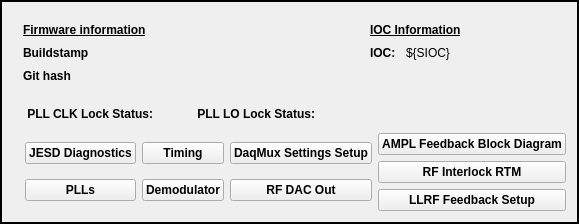
        <widget class="QFrame" name="frame_3">
         <property name="frameShape">
          <enum>QFrame::WinPanel</enum>
         </property>
         <property name="frameShadow">
          <enum>QFrame::Plain</enum>
         </property>
         <property name="lineWidth">
          <number>9</number>
         </property>
         <layout class="QGridLayout" name="gridLayout_8">
          <item row="1" column="0">
           <widget class="PyDMEmbeddedDisplay" name="PyDMEmbeddedDisplay">
            <property name="toolTip">
             <string/>
            </property>
            <property name="filename" stdset="0">
             <string>firmware_version.ui</string>
            </property>
           </widget>
          </item>
          <item row="1" column="2">
           <layout class="QGridLayout" name="gridLayout">
            <item row="0" column="0">
             <layout class="QHBoxLayout" name="horizontalLayout_5">
              <property name="spacing">
               <number>10</number>
              </property>
              <property name="leftMargin">
               <number>2</number>
              </property>
              <property name="topMargin">
               <number>2</number>
              </property>
              <property name="rightMargin">
               <number>2</number>
              </property>
              <item>
               <layout class="QHBoxLayout" name="horizontalLayout_9">
                <item>
                 <widget class="QLabel" name="label_6">
                  <property name="font">
                   <font>
                    <weight>75</weight>
                    <bold>true</bold>
                    <underline>false</underline>
                   </font>
                  </property>
                  <property name="text">
                   <string>PLL CLK Lock Status:</string>
                  </property>
                  <property name="alignment">
                   <set>Qt::AlignRight|Qt::AlignTrailing|Qt::AlignVCenter</set>
                  </property>
                 </widget>
                </item>
                <item>
                 <widget class="PyDMByteIndicator" name="PyDMByteIndicator_2">
                  <property name="sizePolicy">
                   <sizepolicy hsizetype="Preferred" vsizetype="Preferred">
                    <horstretch>0</horstretch>
                    <verstretch>0</verstretch>
                   </sizepolicy>
                  </property>
                  <property name="minimumSize">
                   <size>
                    <width>22</width>
                    <height>22</height>
                   </size>
                  </property>
                  <property name="maximumSize">
                   <size>
                    <width>22</width>
                    <height>24</height>
                   </size>
                  </property>
                  <property name="toolTip">
                   <string/>
                  </property>
                  <property name="channel" stdset="0">
                   <string>ca://${DEV}:CLOCK_LOCKSTATUS</string>
                  </property>
                  <property name="offColor" stdset="0">
                   <color>
                    <red>255</red>
                    <green>0</green>
                    <blue>0</blue>
                   </color>
                  </property>
                  <property name="orientation" stdset="0">
                   <enum>Qt::Vertical</enum>
                  </property>
                  <property name="showLabels" stdset="0">
                   <bool>false</bool>
                  </property>
                  <property name="circles" stdset="0">
                   <bool>true</bool>
                  </property>
                  <property name="labelPosition" stdset="0">
                   <enum>QTabWidget::West</enum>
                  </property>
                  <property name="labels" stdset="0">
                   <stringlist>
                    <string></string>
                   </stringlist>
                  </property>
                 </widget>
                </item>
               </layout>
              </item>
              <item>
               <layout class="QHBoxLayout" name="horizontalLayout_4" stretch="0,0,0">
                <property name="spacing">
                 <number>10</number>
                </property>
                <property name="leftMargin">
                 <number>2</number>
                </property>
                <property name="topMargin">
                 <number>2</number>
                </property>
                <property name="rightMargin">
                 <number>2</number>
                </property>
                <property name="bottomMargin">
                 <number>2</number>
                </property>
                <item>
                 <widget class="QLabel" name="label_5">
                  <property name="sizePolicy">
                   <sizepolicy hsizetype="Preferred" vsizetype="Preferred">
                    <horstretch>0</horstretch>
                    <verstretch>0</verstretch>
                   </sizepolicy>
                  </property>
                  <property name="font">
                   <font>
                    <weight>75</weight>
                    <bold>true</bold>
                   </font>
                  </property>
                  <property name="text">
                   <string>PLL LO Lock Status:</string>
                  </property>
                  <property name="alignment">
                   <set>Qt::AlignRight|Qt::AlignTrailing|Qt::AlignVCenter</set>
                  </property>
                 </widget>
                </item>
                <item>
                 <widget class="PyDMByteIndicator" name="PyDMByteIndicator">
                  <property name="sizePolicy">
                   <sizepolicy hsizetype="Fixed" vsizetype="Fixed">
                    <horstretch>0</horstretch>
                    <verstretch>0</verstretch>
                   </sizepolicy>
                  </property>
                  <property name="minimumSize">
                   <size>
                    <width>22</width>
                    <height>22</height>
                   </size>
                  </property>
                  <property name="maximumSize">
                   <size>
                    <width>22</width>
                    <height>22</height>
                   </size>
                  </property>
                  <property name="font">
                   <font>
                    <pointsize>9</pointsize>
                    <weight>50</weight>
                    <bold>false</bold>
                   </font>
                  </property>
                  <property name="toolTip">
                   <string/>
                  </property>
                  <property name="styleSheet">
                   <string notr="true"/>
                  </property>
                  <property name="channel" stdset="0">
                   <string>ca://${DEV}:LO_LOCKSTATUS</string>
                  </property>
                  <property name="offColor" stdset="0">
                   <color>
                    <red>255</red>
                    <green>0</green>
                    <blue>0</blue>
                   </color>
                  </property>
                  <property name="showLabels" stdset="0">
                   <bool>false</bool>
                  </property>
                  <property name="circles" stdset="0">
                   <bool>true</bool>
                  </property>
                  <property name="labelPosition" stdset="0">
                   <enum>QTabWidget::West</enum>
                  </property>
                  <property name="labels" stdset="0">
                   <stringlist>
                    <string></string>
                   </stringlist>
                  </property>
                 </widget>
                </item>
                <item>
                 <spacer name="horizontalSpacer_9">
                  <property name="orientation">
                   <enum>Qt::Horizontal</enum>
                  </property>
                  <property name="sizeHint" stdset="0">
                   <size>
                    <width>40</width>
                    <height>20</height>
                   </size>
                  </property>
                 </spacer>
                </item>
               </layout>
              </item>
             </layout>
            </item>
            <item row="1" column="0">
             <layout class="QHBoxLayout" name="horizontalLayout_8">
              <item>
               <layout class="QVBoxLayout" name="verticalLayout_11">
                <property name="topMargin">
                 <number>0</number>
                </property>
                <item>
                 <widget class="PyDMRelatedDisplayButton" name="PyDMRelatedDisplayButton_3">
                  <property name="font">
                   <font>
                    <weight>75</weight>
                    <bold>true</bold>
                   </font>
                  </property>
                  <property name="toolTip">
                   <string/>
                  </property>
                  <property name="text">
                   <string>JESD Diagnostics</string>
                  </property>
                  <property name="filenames" stdset="0">
                   <stringlist>
                    <string>jesd_pau.ui</string>
                   </stringlist>
                  </property>
                  <property name="openInNewWindow" stdset="0">
                   <bool>true</bool>
                  </property>
                 </widget>
                </item>
                <item>
                 <widget class="PyDMRelatedDisplayButton" name="PyDMRelatedDisplayButton_9">
                  <property name="font">
                   <font>
                    <weight>75</weight>
                    <bold>true</bold>
                   </font>
                  </property>
                  <property name="toolTip">
                   <string/>
                  </property>
                  <property name="text">
                   <string>PLLs</string>
                  </property>
                  <property name="filenames" stdset="0">
                   <stringlist>
                    <string>pll_pau.ui</string>
                   </stringlist>
                  </property>
                  <property name="openInNewWindow" stdset="0">
                   <bool>true</bool>
                  </property>
                 </widget>
                </item>
               </layout>
              </item>
              <item>
               <layout class="QVBoxLayout" name="verticalLayout_10">
                <property name="topMargin">
                 <number>0</number>
                </property>
                <item>
                 <widget class="PyDMRelatedDisplayButton" name="PyDMRelatedDisplayButton_2">
                  <property name="font">
                   <font>
                    <weight>75</weight>
                    <bold>true</bold>
                   </font>
                  </property>
                  <property name="toolTip">
                   <string/>
                  </property>
                  <property name="text">
                   <string>Timing</string>
                  </property>
                  <property name="alarmSensitiveContent" stdset="0">
                   <bool>false</bool>
                  </property>
                  <property name="alarmSensitiveBorder" stdset="0">
                   <bool>true</bool>
                  </property>
                  <property name="PyDMToolTip" stdset="0">
                   <string/>
                  </property>
                  <property name="channel" stdset="0">
                   <string/>
                  </property>
                  <property name="filenames" stdset="0">
                   <stringlist>
                    <string>xtcav_time_pau.ui</string>
                   </stringlist>
                  </property>
                  <property name="titles" stdset="0">
                   <stringlist/>
                  </property>
                  <property name="showIcon" stdset="0">
                   <bool>true</bool>
                  </property>
                  <property name="macros" stdset="0">
                   <stringlist>
                    <string>{}</string>
                   </stringlist>
                  </property>
                  <property name="openInNewWindow" stdset="0">
                   <bool>true</bool>
                  </property>
                  <property name="passwordProtected" stdset="0">
                   <bool>false</bool>
                  </property>
                  <property name="password" stdset="0">
                   <string/>
                  </property>
                  <property name="protectedPassword" stdset="0">
                   <string/>
                  </property>
                 </widget>
                </item>
                <item>
                 <widget class="PyDMRelatedDisplayButton" name="PyDMRelatedDisplayButton_8">
                  <property name="font">
                   <font>
                    <weight>75</weight>
                    <bold>true</bold>
                   </font>
                  </property>
                  <property name="toolTip">
                   <string/>
                  </property>
                  <property name="text">
                   <string>Demodulator</string>
                  </property>
                  <property name="filenames" stdset="0">
                   <stringlist>
                    <string>demodulator_pau.ui</string>
                   </stringlist>
                  </property>
                  <property name="openInNewWindow" stdset="0">
                   <bool>true</bool>
                  </property>
                 </widget>
                </item>
               </layout>
              </item>
              <item>
               <layout class="QVBoxLayout" name="verticalLayout_9">
                <property name="topMargin">
                 <number>0</number>
                </property>
                <item>
                 <widget class="PyDMRelatedDisplayButton" name="PyDMRelatedDisplayButton">
                  <property name="font">
                   <font>
                    <weight>75</weight>
                    <bold>true</bold>
                   </font>
                  </property>
                  <property name="toolTip">
                   <string/>
                  </property>
                  <property name="text">
                   <string>DaqMux Settings Setup</string>
                  </property>
                  <property name="filenames" stdset="0">
                   <stringlist>
                    <string>converters_settings_pau.ui</string>
                   </stringlist>
                  </property>
                  <property name="openInNewWindow" stdset="0">
                   <bool>true</bool>
                  </property>
                 </widget>
                </item>
                <item>
                 <widget class="PyDMRelatedDisplayButton" name="PyDMRelatedDisplayButton_7">
                  <property name="font">
                   <font>
                    <weight>75</weight>
                    <bold>true</bold>
                   </font>
                  </property>
                  <property name="toolTip">
                   <string/>
                  </property>
                  <property name="text">
                   <string>RF DAC Out</string>
                  </property>
                  <property name="filenames" stdset="0">
                   <stringlist>
                    <string>rf_dac_out_pau.ui</string>
                   </stringlist>
                  </property>
                  <property name="openInNewWindow" stdset="0">
                   <bool>true</bool>
                  </property>
                 </widget>
                </item>
               </layout>
              </item>
              <item>
               <layout class="QVBoxLayout" name="verticalLayout_12">
                <property name="topMargin">
                 <number>0</number>
                </property>
                <item>
                 <widget class="PyDMRelatedDisplayButton" name="PyDMRelatedDisplayButton_11">
                  <property name="font">
                   <font>
                    <weight>75</weight>
                    <bold>true</bold>
                   </font>
                  </property>
                  <property name="toolTip">
                   <string/>
                  </property>
                  <property name="text">
                   <string>AMPL Feedback Block Diagram</string>
                  </property>
                  <property name="filenames" stdset="0">
                   <stringlist>
                    <string>klys_llrf_ampfdbk_pau.ui</string>
                   </stringlist>
                  </property>
                  <property name="macros" stdset="0">
                   <stringlist>
                    <string>PREFIX=${DEV}</string>
                   </stringlist>
                  </property>
                  <property name="openInNewWindow" stdset="0">
                   <bool>true</bool>
                  </property>
                 </widget>
                </item>
                <item>
                 <widget class="PyDMRelatedDisplayButton" name="PyDMRelatedDisplayButton_4">
                  <property name="font">
                   <font>
                    <weight>75</weight>
                    <bold>true</bold>
                   </font>
                  </property>
                  <property name="toolTip">
                   <string/>
                  </property>
                  <property name="text">
                   <string>RF Interlock RTM</string>
                  </property>
                  <property name="filenames" stdset="0">
                   <stringlist>
                    <string>rtm_pau.ui</string>
                   </stringlist>
                  </property>
                  <property name="macros" stdset="0">
                   <stringlist>
                    <string>DEV=KLYS:${LOCA}:${UNIT}:${INST}</string>
                   </stringlist>
                  </property>
                  <property name="openInNewWindow" stdset="0">
                   <bool>true</bool>
                  </property>
                 </widget>
                </item>
                <item>
                 <widget class="PyDMRelatedDisplayButton" name="PyDMRelatedDisplayButton_10">
                  <property name="font">
                   <font>
                    <weight>75</weight>
                    <bold>true</bold>
                   </font>
                  </property>
                  <property name="toolTip">
                   <string/>
                  </property>
                  <property name="text">
                   <string>LLRF Feedback Setup</string>
                  </property>
                  <property name="alarmSensitiveContent" stdset="0">
                   <bool>false</bool>
                  </property>
                  <property name="alarmSensitiveBorder" stdset="0">
                   <bool>true</bool>
                  </property>
                  <property name="PyDMToolTip" stdset="0">
                   <string/>
                  </property>
                  <property name="channel" stdset="0">
                   <string/>
                  </property>
                  <property name="PyDMIcon" stdset="0">
                   <string/>
                  </property>
                  <property name="filenames" stdset="0">
                   <stringlist>
                    <string>demo_llrf_hls.ui</string>
                   </stringlist>
                  </property>
                  <property name="titles" stdset="0">
                   <stringlist/>
                  </property>
                  <property name="showIcon" stdset="0">
                   <bool>true</bool>
                  </property>
                  <property name="macros" stdset="0">
                   <stringlist>
                    <string>{}</string>
                   </stringlist>
                  </property>
                  <property name="openInNewWindow" stdset="0">
                   <bool>true</bool>
                  </property>
                  <property name="passwordProtected" stdset="0">
                   <bool>false</bool>
                  </property>
                  <property name="password" stdset="0">
                   <string/>
                  </property>
                  <property name="protectedPassword" stdset="0">
                   <string/>
                  </property>
                  <property name="followSymlinks" stdset="0">
                   <bool>false</bool>
                  </property>
                 </widget>
                </item>
               </layout>
              </item>
             </layout>
            </item>
           </layout>
          </item>
          <item row="0" column="0" colspan="3">
           <layout class="QGridLayout" name="gridLayout_9">
            <property name="leftMargin">
             <number>10</number>
            </property>
            <property name="topMargin">
             <number>10</number>
            </property>
            <property name="rightMargin">
             <number>10</number>
            </property>
            <property name="bottomMargin">
             <number>10</number>
            </property>
            <item row="1" column="0">
             <widget class="QLabel" name="label_7">
              <property name="sizePolicy">
               <sizepolicy hsizetype="Maximum" vsizetype="Preferred">
                <horstretch>0</horstretch>
                <verstretch>0</verstretch>
               </sizepolicy>
              </property>
              <property name="font">
               <font>
                <weight>75</weight>
                <bold>true</bold>
               </font>
              </property>
              <property name="text">
               <string>Buildstamp</string>
              </property>
             </widget>
            </item>
            <item row="0" column="0" colspan="2">
             <widget class="QLabel" name="label_9">
              <property name="font">
               <font>
                <weight>75</weight>
                <bold>true</bold>
                <underline>true</underline>
               </font>
              </property>
              <property name="text">
               <string>Firmware information</string>
              </property>
             </widget>
            </item>
            <item row="1" column="1">
             <widget class="PyDMLabel" name="PyDMLabel">
              <property name="font">
               <font>
                <italic>true</italic>
               </font>
              </property>
              <property name="toolTip">
               <string/>
              </property>
              <property name="scaledContents">
               <bool>true</bool>
              </property>
              <property name="alarmSensitiveContent" stdset="0">
               <bool>true</bool>
              </property>
              <property name="channel" stdset="0">
               <string>ca://${DEV}:AMC_BUILDSTAMP</string>
              </property>
              <property name="displayFormat" stdset="0">
               <enum>PyDMLabel::String</enum>
              </property>
             </widget>
            </item>
            <item row="1" column="3">
             <widget class="QLabel" name="label_10">
              <property name="sizePolicy">
               <sizepolicy hsizetype="Preferred" vsizetype="Preferred">
                <horstretch>0</horstretch>
                <verstretch>0</verstretch>
               </sizepolicy>
              </property>
              <property name="maximumSize">
               <size>
                <width>30</width>
                <height>16777215</height>
               </size>
              </property>
              <property name="font">
               <font>
                <weight>75</weight>
                <bold>true</bold>
               </font>
              </property>
              <property name="text">
               <string>IOC: </string>
              </property>
              <property name="textFormat">
               <enum>Qt::AutoText</enum>
              </property>
              <property name="alignment">
               <set>Qt::AlignLeading|Qt::AlignLeft|Qt::AlignVCenter</set>
              </property>
             </widget>
            </item>
            <item row="2" column="0">
             <widget class="QLabel" name="label_8">
              <property name="sizePolicy">
               <sizepolicy hsizetype="Maximum" vsizetype="Preferred">
                <horstretch>0</horstretch>
                <verstretch>0</verstretch>
               </sizepolicy>
              </property>
              <property name="font">
               <font>
                <weight>75</weight>
                <bold>true</bold>
               </font>
              </property>
              <property name="text">
               <string>Git hash</string>
              </property>
             </widget>
            </item>
            <item row="2" column="1">
             <widget class="PyDMLabel" name="PyDMLabel_2">
              <property name="font">
               <font>
                <italic>true</italic>
               </font>
              </property>
              <property name="toolTip">
               <string/>
              </property>
              <property name="scaledContents">
               <bool>true</bool>
              </property>
              <property name="alarmSensitiveContent" stdset="0">
               <bool>true</bool>
              </property>
              <property name="channel" stdset="0">
               <string>ca://${DEV}:AMC_GITHASH</string>
              </property>
              <property name="displayFormat" stdset="0">
               <enum>PyDMLabel::String</enum>
              </property>
             </widget>
            </item>
            <item row="1" column="4">
             <widget class="PyDMLabel" name="PyDMLabel_3">
              <property name="maximumSize">
               <size>
                <width>150</width>
                <height>16777215</height>
               </size>
              </property>
              <property name="font">
               <font>
                <italic>false</italic>
               </font>
              </property>
              <property name="toolTip">
               <string/>
              </property>
              <property name="text">
               <string>${SIOC}</string>
              </property>
              <property name="precision" stdset="0">
               <number>0</number>
              </property>
              <property name="showUnits" stdset="0">
               <bool>false</bool>
              </property>
              <property name="precisionFromPV" stdset="0">
               <bool>true</bool>
              </property>
              <property name="alarmSensitiveContent" stdset="0">
               <bool>false</bool>
              </property>
              <property name="alarmSensitiveBorder" stdset="0">
               <bool>true</bool>
              </property>
              <property name="PyDMToolTip" stdset="0">
               <string/>
              </property>
              <property name="channel" stdset="0">
               <string/>
              </property>
              <property name="enableRichText" stdset="0">
               <bool>false</bool>
              </property>
             </widget>
            </item>
            <item row="1" column="2">
             <spacer name="horizontalSpacer_10">
              <property name="orientation">
               <enum>Qt::Horizontal</enum>
              </property>
              <property name="sizeType">
               <enum>QSizePolicy::Fixed</enum>
              </property>
              <property name="sizeHint" stdset="0">
               <size>
                <width>50</width>
                <height>20</height>
               </size>
              </property>
             </spacer>
            </item>
            <item row="0" column="3" colspan="2">
             <widget class="QLabel" name="label_11">
              <property name="font">
               <font>
                <weight>75</weight>
                <bold>true</bold>
                <underline>true</underline>
               </font>
              </property>
              <property name="text">
               <string>IOC Information</string>
              </property>
             </widget>
            </item>
           </layout>
          </item>
         </layout>
        </widget>
